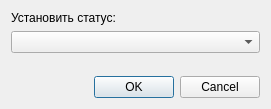
<?xml version="1.0" encoding="UTF-8"?>
<ui version="4.0">
 <class>RecipeAnnulmentDialog</class>
 <widget class="QDialog" name="RecipeAnnulmentDialog">
  <property name="geometry">
   <rect>
    <x>0</x>
    <y>0</y>
    <width>271</width>
    <height>109</height>
   </rect>
  </property>
  <property name="windowTitle">
   <string>Изменение статуса рецепта</string>
  </property>
  <layout class="QGridLayout" name="gridLayout">
   <item row="3" column="0">
    <widget class="QDialogButtonBox" name="buttonBox">
     <property name="orientation">
      <enum>Qt::Horizontal</enum>
     </property>
     <property name="standardButtons">
      <set>QDialogButtonBox::Cancel|QDialogButtonBox::Ok</set>
     </property>
    </widget>
   </item>
   <item row="1" column="0">
    <widget class="QComboBox" name="cmbRecipeStatus"/>
   </item>
   <item row="0" column="0">
    <widget class="QLabel" name="lblRecipeStatus">
     <property name="text">
      <string>Установить статус:</string>
     </property>
    </widget>
   </item>
   <item row="2" column="0">
    <spacer name="verticalSpacer">
     <property name="orientation">
      <enum>Qt::Vertical</enum>
     </property>
     <property name="sizeHint" stdset="0">
      <size>
       <width>20</width>
       <height>40</height>
      </size>
     </property>
    </spacer>
   </item>
  </layout>
 </widget>
 <resources/>
 <connections>
  <connection>
   <sender>buttonBox</sender>
   <signal>accepted()</signal>
   <receiver>RecipeAnnulmentDialog</receiver>
   <slot>accept()</slot>
   <hints>
    <hint type="sourcelabel">
     <x>248</x>
     <y>254</y>
    </hint>
    <hint type="destinationlabel">
     <x>157</x>
     <y>274</y>
    </hint>
   </hints>
  </connection>
  <connection>
   <sender>buttonBox</sender>
   <signal>rejected()</signal>
   <receiver>RecipeAnnulmentDialog</receiver>
   <slot>reject()</slot>
   <hints>
    <hint type="sourcelabel">
     <x>316</x>
     <y>260</y>
    </hint>
    <hint type="destinationlabel">
     <x>286</x>
     <y>274</y>
    </hint>
   </hints>
  </connection>
 </connections>
</ui>
